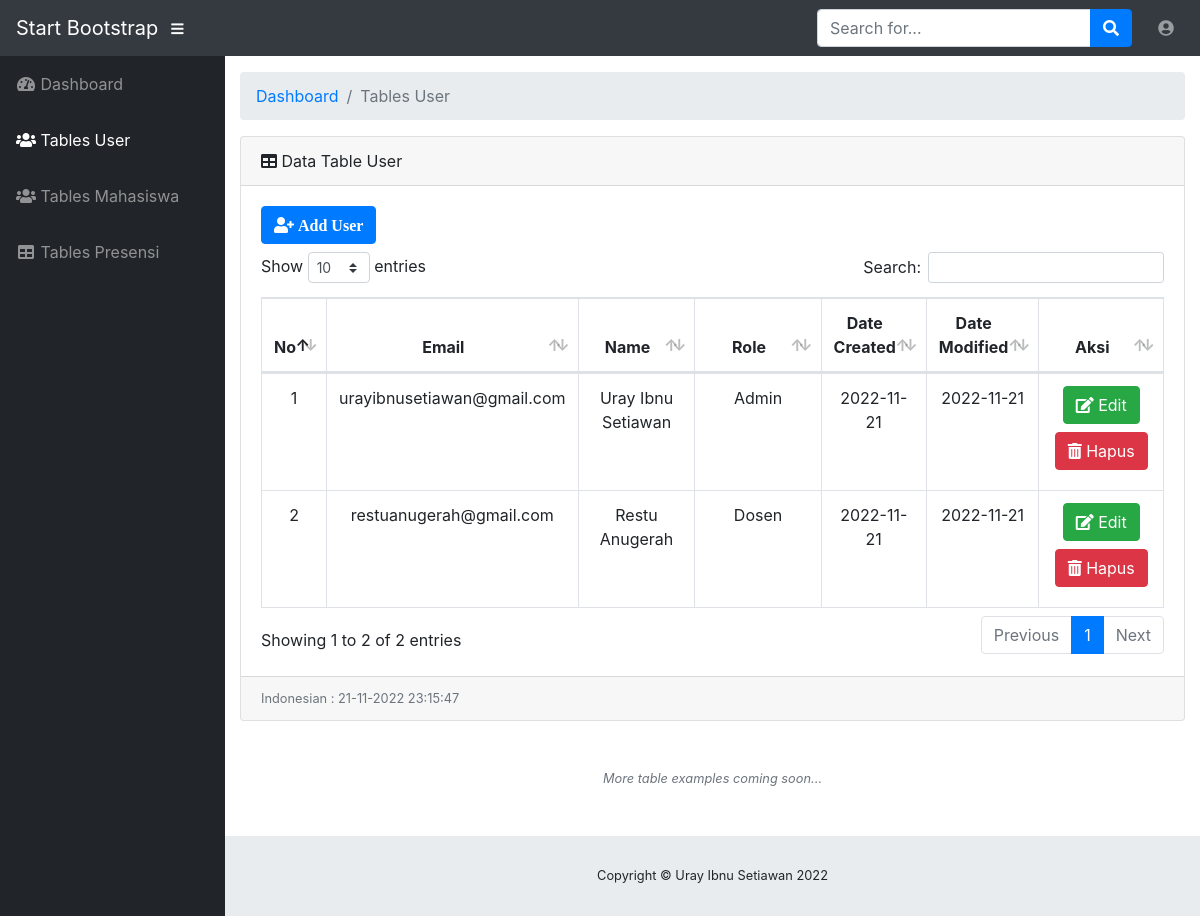
The page /admin/tables_user.php (signed in) on the database its author committed.
### tables this page shows
CREATE TABLE `user` (
  `id_user` int(11) NOT NULL,
  `email` varchar(50) NOT NULL,
  `name` varchar(50) NOT NULL,
  `password` varchar(100) NOT NULL,
  `role` varchar(20) NOT NULL,
  `date_created` varchar(10) NOT NULL,
  `date_modified` varchar(10) NOT NULL
);

### conf/controller.php (called while the page is built, shortened)
<?php
function select($query) {
  global $conn;
  $result = mysqli_query($conn, $query);
  $rows = [];
  while ($row = mysqli_fetch_assoc($result)) {
    $rows[] = $row;
  }
  return $rows;
}

### admin/tables_user.php (the view, shortened to what this page needs)
<?php
include'layout/header.php';
$data_user = select("SELECT * FROM user");
?>
    <ul class="navbar-nav ml-auto ml-md-0">
      <li class="nav-item dropdown no-arrow">
        <a class="nav-link dropdown-toggle" href="#" id="userDropdown" role="button" data-toggle="dropdown" aria-haspopup="true" aria-expanded="false">
         <i class="fas fa-user-circle fa-fw"></i>
        </a>
      </li>
    </ul>
  </nav>
  <div id="wrapper">
    <ul class="sidebar navbar-nav">
      <li class="nav-item ">
          <a class="nav-link" href="index.php">
              <i class="fas fa-fw fa-tachometer-alt"></i>
              <span>Dashboard</span>
          </a>
      </li>
      <?php if ($_SESSION['role'] == 'Admin') : ?>
        <li class="nav-item active ">
          <a class="nav-link" href="tables_user.php">
              <i class="fas fa-users"></i>
              <span>Tables User</span>
          </a>
        </li>
      <?php endif; ?>
      <li class="nav-item ">
        <a class="nav-link" href="tables_mahasiswa.php">
          <i class="fas fa-users"></i>
          <span>Tables Mahasiswa</span></a>
      </li>
      <li class="nav-item ">
        <a class="nav-link" href="tables_presensi.php">
          <i class="fas fa-fw fa-table"></i>
          <span>Tables Presensi</span></a>
      </li>
    </ul>
    <div id="content-wrapper">
      <div class="container-fluid">
        <ol class="breadcrumb">
          <li class="breadcrumb-item">
            <a href="#">Dashboard</a>
          </li>
          <li class="breadcrumb-item active">Tables User</li>
        </ol>
        <div class="card mb-3">
          <div class="card-header">
            <i class="fas fa-table"></i>
            Data Table User</div>
          <div class="card-body">
            <div class="table-responsive">
              <link rel="icon" href="assets/img/person-plus.svg">
            <button type="button" class="btn btn-primary mb-2" data-toggle="modal" data-target="#modalTambah">
            <i class="fas fa-user-plus"> Add User</i> </button>
              <table class="table table-bordered" id="dataTable" width="100%" cellspacing="0">
                <thead>
                  <tr class="text-center">
                    <th>No</th>
                    <th>Email</th>
                    <th>Name</th>
                    <th>Role</th>
                    <th>Date Created</th>
                    <th>Date Modified</th>
                    <th>Aksi</th>
                  </tr>
                </thead>
                <tbody>
                  <?php $no = 1;?>
                  <?php foreach ($data_user as $user) : ?>
                  <tr class="text-center">
                      <td><?= $no++; ?></td>
                      <td width="15%"><?= $user['email'];?></td>
                      <td><?= $user['name']?></td>
                      <td width="14%"><?=$user['role'];?></td>
                      <td width="5%"><?= $user['date_created']?></td>
                      <td width="5%"><?= $user['date_modified']?></td>
                      <td class="text-center"  >
                      <button type="button" class="btn btn-success mb-2"  data-toggle="modal" data-target="#modalUbah<?= $user['id_user'];?>">
                      <i class="fa fa-edit"></i> Edit</button>
                      <button type="button" class="btn btn-danger mb-2"  data-toggle="modal" data-target="#modalHapus<?= $user['id_user'];?>">
                      <i class="fa fa-trash-alt" ></i> Hapus</button>
                      </td>
                  </tr>
                  <?php endforeach; ?>
                </tbody>
              </table>
            </div>
          </div>
          <div class="card-footer small text-muted"> <?php date_default_timezone_set('Asia/Jakarta');
            echo 'Indonesian : ' . date('d-m-Y H:i:s'); ?></div>
        </div>
        <p class="small text-center text-muted my-5">
          <em>More table examples coming soon...</em>
        </p>
      </div>
      <footer class="sticky-footer">
        <div class="container my-auto">
          <div class="copyright text-center my-auto">
            <span>Copyright &copy; Uray Ibnu Setiawan <?= date('Y') ?></span>
          </div>
        </div>
      </footer>
    </div>
  </div>
<?php include'layout/footer.php'; ?>

### rows shown on the page
user: email "urayibnusetiawan@gmail.com", name "Uray Ibnu Setiawan", role "Admin", date_created "2022-11-21", date_modified "2022-11-21"
user: email "restuanugerah@gmail.com", name "Restu Anugerah", role "Dosen", date_created "2022-11-21", date_modified "2022-11-21"
